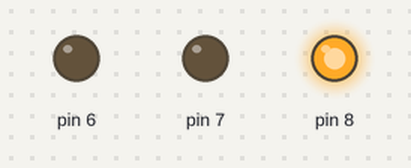
Recording of a sketch running on a simulated Arduino Uno, built with avr-gcc and run on an emulated ATmega328P. Parts: output pins drawn as LEDs (lit = HIGH).

Above: at 2.5 s.
At 6.0 s:
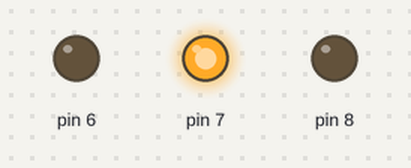
At 9.5 s:
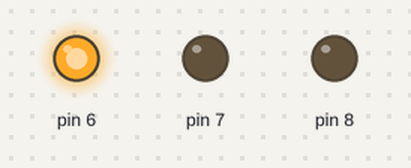
Timing chart, 0 to 15.6 s (numbered marks = the images above):
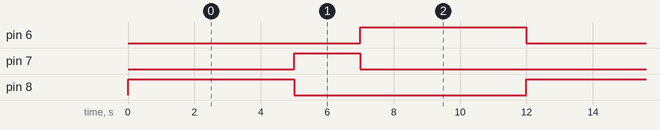

Measured:
- by itself, pin 6, pin 8: alternates HIGH for 5.0 s and LOW for 7.0 s
- by itself, pin 7: alternates HIGH for 2.0 s and LOW for 10.0 s
- by itself, everything shown: repeats every 12.0 s, in 3 steps

The sketch:

traffic_lights.ino
```cpp
//Esta função seta pinos especificos e os determina como saídas;
void setup(){
  pinMode(8, OUTPUT);
  pinMode(7, OUTPUT);
  pinMode(6, OUTPUT);
}

//Esta função roda o código infinitamente em loop, e a função não necessita de parâmetros
void loop() {
  digitalWrite(8, HIGH) ;
  digitalWrite(7, LOW);
  digitalWrite(6, LOW);
  delay(5000);
  digitalWrite(8, LOW);
  digitalWrite(7, HIGH);
  digitalWrite(6, LOW);
  delay(2000);
  digitalWrite(8, LOW);
  digitalWrite(7, LOW);
  digitalWrite(6, HIGH);
  delay(5000);
}
// RESULTADO ESPERADO: o Led Vermelho(8) acende por 5 segundos e apaga; o Led Amarelo(7) acende por 2 segunndos e apaga; o Led Verde acende por 5 segundos e apaga;
// EXPECTED RESULT: the Red Led (8) turns on for 5 seconds and turns off; the Yellow Led (7) turns on for 2 seconds and turns off; the Green Led turns on for 5 seconds and turns off;
```
